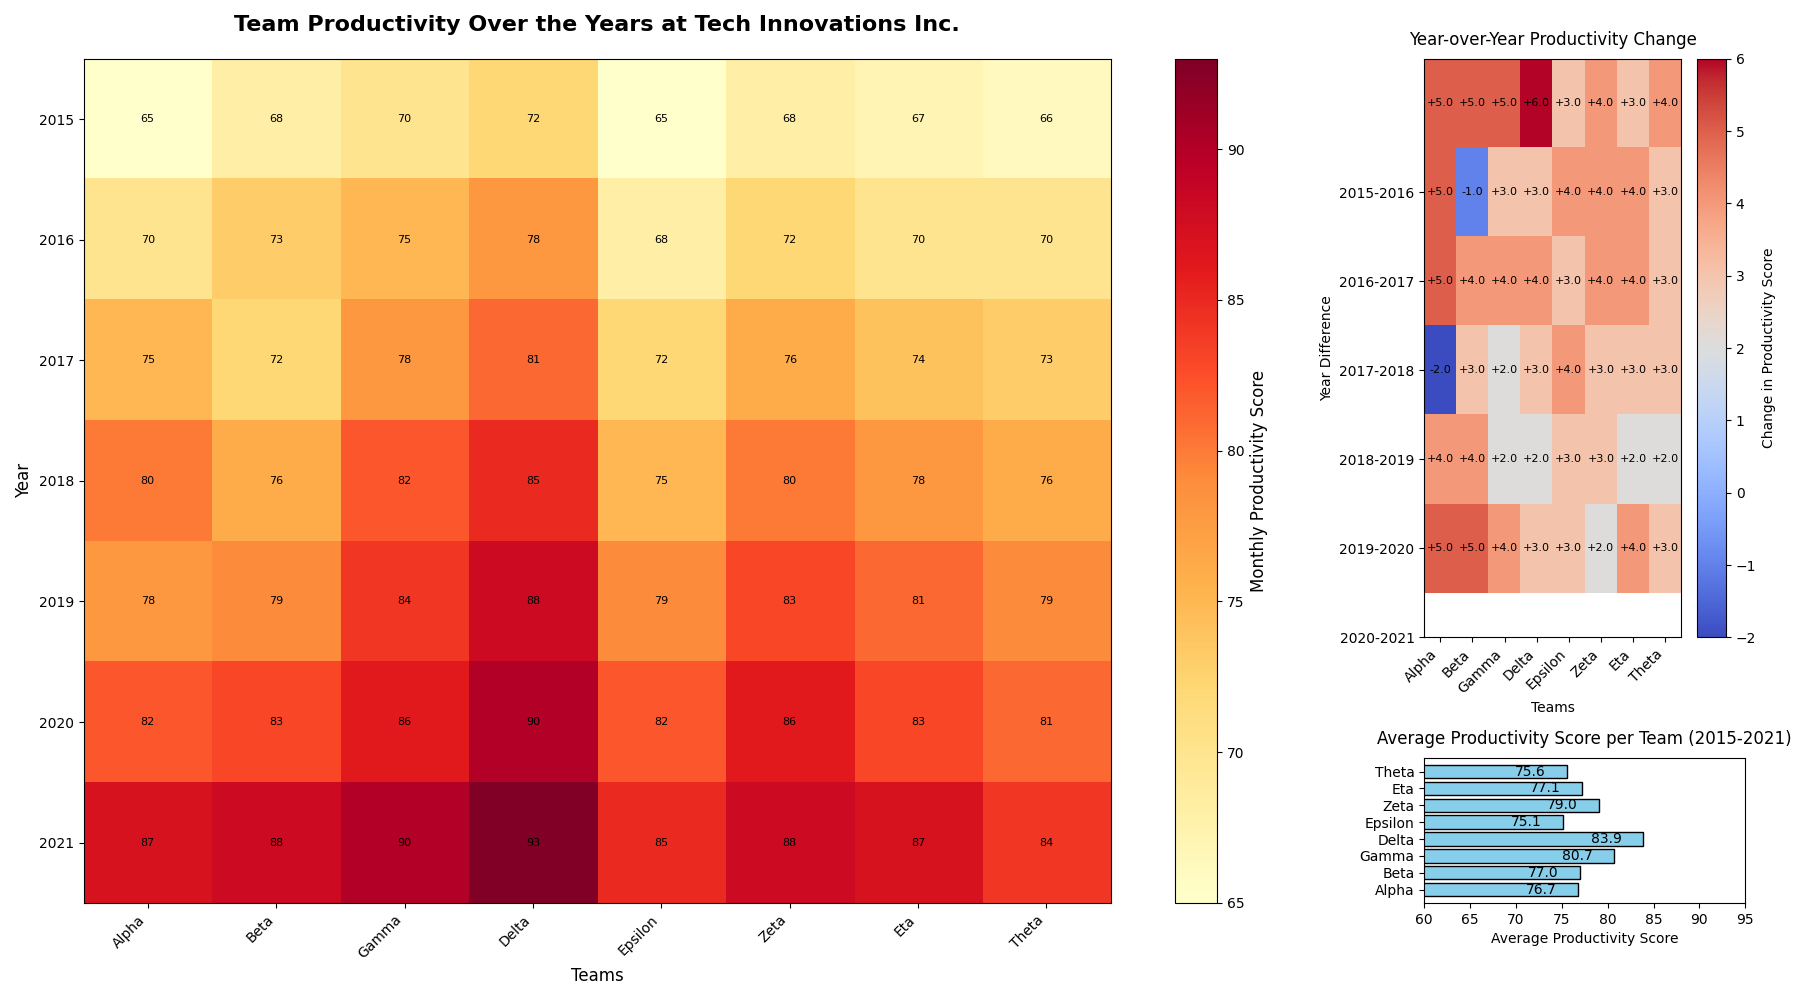

Write Python code to recreate this figure.
import matplotlib.pyplot as plt
import numpy as np
import matplotlib.gridspec as gridspec

# Fictional Data Story: Analyzing Productivity of Various Teams Over Years in "Tech Innovations Inc."
teams = ["Alpha", "Beta", "Gamma", "Delta", "Epsilon", "Zeta", "Eta", "Theta"]
years = np.arange(2015, 2022) # Data from 2015 to 2021

# Monthly productivity data (each entry represents the average monthly productivity score for a particular year and team)
productivity_data = np.array([
    [65, 70, 75, 80, 78, 82, 87],   # Alpha
    [68, 73, 72, 76, 79, 83, 88],   # Beta
    [70, 75, 78, 82, 84, 86, 90],   # Gamma
    [72, 78, 81, 85, 88, 90, 93],   # Delta
    [65, 68, 72, 75, 79, 82, 85],   # Epsilon
    [68, 72, 76, 80, 83, 86, 88],   # Zeta
    [67, 70, 74, 78, 81, 83, 87],   # Eta
    [66, 70, 73, 76, 79, 81, 84]    # Theta
]).T  # Transpose to align years with rows for the heatmap

# Calculate average productivity for a separate subplot
average_productivity = np.mean(productivity_data, axis=0)

# Create the figure and axes using gridspec for better layout control
fig = plt.figure(figsize=(18, 10))
gs = gridspec.GridSpec(2, 2, height_ratios=[4, 1], width_ratios=[4, 1])

# Main heatmap plot
ax1 = plt.subplot(gs[:, 0])
heatmap1 = ax1.imshow(productivity_data, cmap='YlOrRd', aspect='auto', interpolation='nearest')

# Add title and labels
ax1.set_title("Team Productivity Over the Years at Tech Innovations Inc.", fontsize=16, fontweight='bold', pad=20)
ax1.set_xlabel('Teams', fontsize=12)
ax1.set_ylabel('Year', fontsize=12)
ax1.set_xticks(np.arange(len(teams)))
ax1.set_xticklabels(teams, rotation=45, ha='right')
ax1.set_yticks(np.arange(len(years)))
ax1.set_yticklabels(years)

# Add a color bar for heatmap
cbar1 = plt.colorbar(heatmap1, ax=ax1, orientation='vertical')
cbar1.set_label('Monthly Productivity Score', fontsize=12)

# Annotate heatmap
for i in range(len(years)):
    for j in range(len(teams)):
        ax1.text(j, i, productivity_data[i, j], ha='center', va='center', color='black', fontsize=8)

# Subplot for the average productivity bar chart
ax2 = plt.subplot(gs[1, 1])
bar_chart = ax2.barh(teams, average_productivity, color='skyblue', edgecolor='black')
ax2.set_title('Average Productivity Score per Team (2015-2021)', fontsize=12, pad=10)
ax2.set_xlabel('Average Productivity Score', fontsize=10)
ax2.set_xlim(60, 95) # Setting the limit to ensure consistency in view

# Annotate bars
for bar in bar_chart:
    width = bar.get_width()
    ax2.text(width - 4, bar.get_y() + bar.get_height() / 2, f'{width:.1f}', va='center', ha='center', color='black', fontsize=10)

# Additional heatmap for productivity improvement trend
yearly_trend = np.diff(productivity_data, axis=0)
ax3 = plt.subplot(gs[0, 1])
heatmap2 = ax3.imshow(yearly_trend, cmap='coolwarm', aspect='auto', interpolation='nearest')

# Add title and labels
ax3.set_title("Year-over-Year Productivity Change", fontsize=12, pad=10)
ax3.set_xlabel('Teams', fontsize=10)
ax3.set_ylabel('Year Difference', fontsize=10)
ax3.set_xticks(np.arange(len(teams)))
ax3.set_xticklabels(teams, rotation=45, ha='right')
ax3.set_yticks(np.arange(1, len(years)))
ax3.set_yticklabels([f'{years[i-1]}-{years[i]}' for i in range(1, len(years))])

# Add a color bar for heatmap
cbar2 = plt.colorbar(heatmap2, ax=ax3, orientation='vertical')
cbar2.set_label('Change in Productivity Score', fontsize=10)

# Annotate heatmap with changes
for i in range(len(yearly_trend)):
    for j in range(len(teams)):
        ax3.text(j, i, f'{yearly_trend[i, j]:+.1f}', ha='center', va='center', color='black', fontsize=8)

# Adjust layout
plt.tight_layout()

# Show the plot
plt.show()
